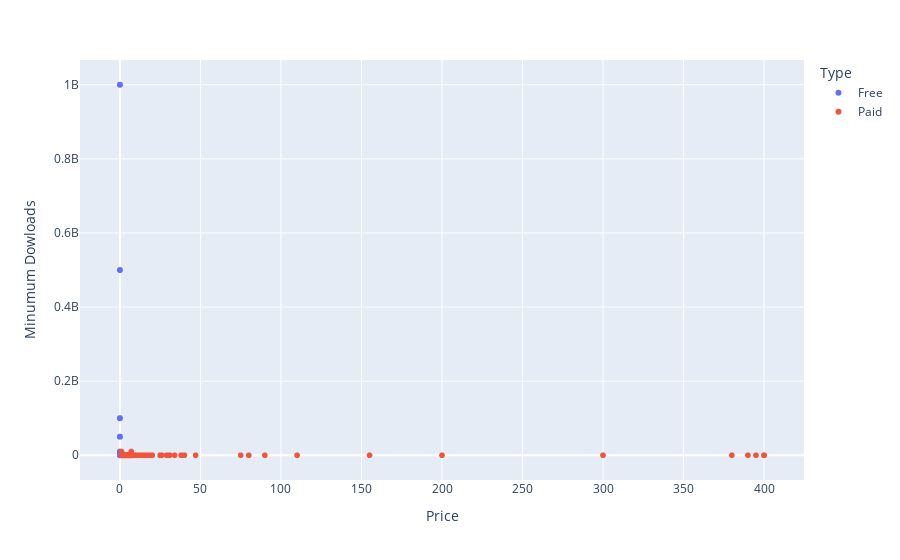

The cell this chart's notebook holds for it:
### Markdown cell above
Most of the Apps having rating from 4.12-4.24

### Code cell
# Relation between Price and Minimum downloads

fig4=px.scatter(apps_cleaned,x="Price",y="Minumum Dowloads",color="Type")
plotly.offline.iplot(fig4)

### Figure 1 — Plotly figure (JSON) as saved in the notebook; plotly's stock layout.template omitted (floating-point values rounded to 4 significant figures; data arrays with more than 128 entries replaced by an {"elided": "..."} marker saying what was removed)
{"data": [{"hovertemplate": "Type=Free<br>Price=%{x}<br>Minumum Dowloads=%{y}<extra></extra>", "legendgroup": "Free", "marker": {"color": "#636efa", "symbol": "circle"}, "mode": "markers", "name": "Free", "showlegend": true, "type": "scattergl", "x": {"elided": "9592 int values"}, "xaxis": "x", "y": {"elided": "9592 int values"}, "yaxis": "y"}, {"hovertemplate": "Type=Paid<br>Price=%{x}<br>Minumum Dowloads=%{y}<extra></extra>", "legendgroup": "Paid", "marker": {"color": "#EF553B", "symbol": "circle"}, "mode": "markers", "name": "Paid", "showlegend": true, "type": "scattergl", "x": {"elided": "765 float values"}, "xaxis": "x", "y": {"elided": "765 int values"}, "yaxis": "y"}], "layout": {"legend": {"title": {"text": "Type"}, "tracegroupgap": 0}, "margin": {"t": 60}, "xaxis": {"anchor": "y", "domain": [0, 1], "title": {"text": "Price"}}, "yaxis": {"anchor": "x", "domain": [0, 1], "title": {"text": "Minumum Dowloads"}}}}
